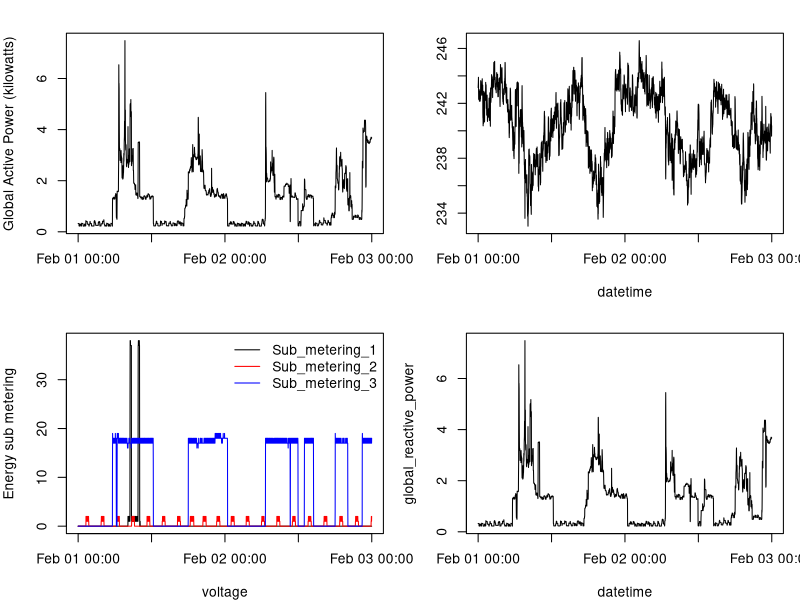
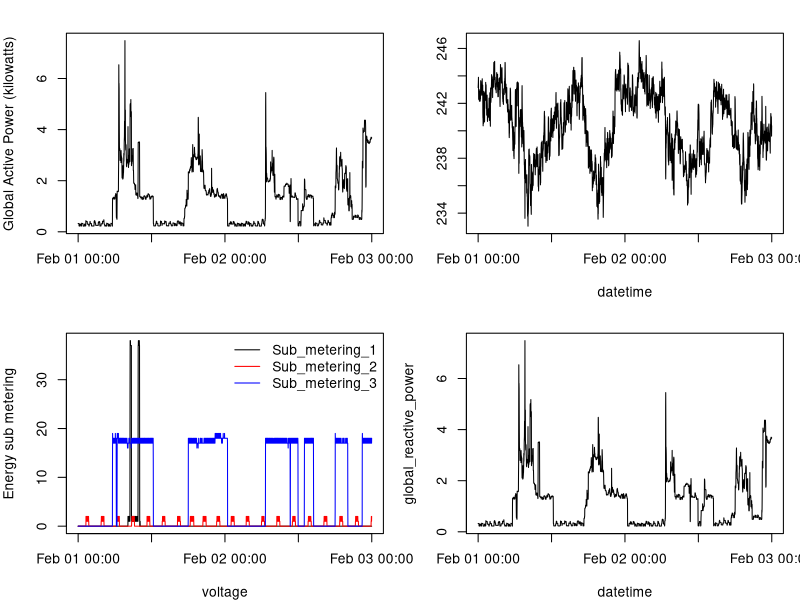

These figures' R source, in order:
#file "mydata.txt" contains only data for relevant days: February 1st and February 2nd 2007

#1. loading data
mydata <- read.table("mydata.txt", header = TRUE, sep=";")

#2. transforming into date and time format
mytime <- paste(mydata$Date, mydata$Time, sep = " ")
mytime <- strptime(mytime, "%d/%m/%Y %H:%M:%S")
mydata <- cbind(mytime, mydata)

#3. printing a graph
par(mfrow = c(2,2), mar = c(4, 4, 2, 1))
plot(mydata$mytime, mydata$Global_active_power, type = "l", 
     ylab = "Global Active Power (kilowatts)", xlab = "")
plot(mydata$mytime, mydata$Voltage, type = "l", 
     ylab = "", xlab = "datetime")
plot(mydata$mytime, mydata$Sub_metering_1, type = "l",
     xlab = "voltage", ylab = "Energy sub metering")
lines(mydata$mytime, mydata$Sub_metering_2, type="l", col = "red")
lines(mydata$mytime, mydata$Sub_metering_3, type="l", col = "blue")
legend("topright", lty = 1, col = c("black", "red", "blue"), 
       legend = c("Sub_metering_1", "Sub_metering_2", "Sub_metering_3"), 
       bty = "n")
plot(mydata$mytime, mydata$Global_active_power, type = "l", 
     ylab = "global_reactive_power", xlab = "datetime")

#4. Saving as a png file
dev.copy(png, "plot4.png")
png("plot4.png", width = 480, height = 480)
par(mfrow = c(2,2), mar = c(4, 4, 2, 1))
plot(mydata$mytime, mydata$Global_active_power, type = "l", 
     ylab = "Global Active Power (kilowatts)", xlab = "")
plot(mydata$mytime, mydata$Voltage, type = "l", 
     ylab = "", xlab = "datetime")
plot(mydata$mytime, mydata$Sub_metering_1, type = "l",
     xlab = "voltage", ylab = "Energy sub metering")
lines(mydata$mytime, mydata$Sub_metering_2, type="l", col = "red")
lines(mydata$mytime, mydata$Sub_metering_3, type="l", col = "blue")
legend("topright", lty = 1, col = c("black", "red", "blue"), 
       legend = c("Sub_metering_1", "Sub_metering_2", "Sub_metering_3"), 
       bty = "n")
plot(mydata$mytime, mydata$Global_active_power, type = "l", 
     ylab = "global_reactive_power", xlab = "datetime")
dev.off()